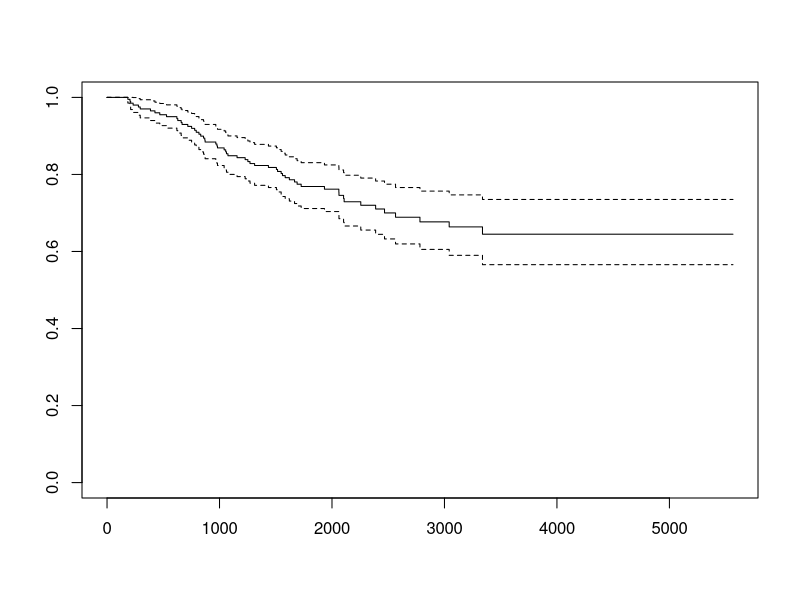
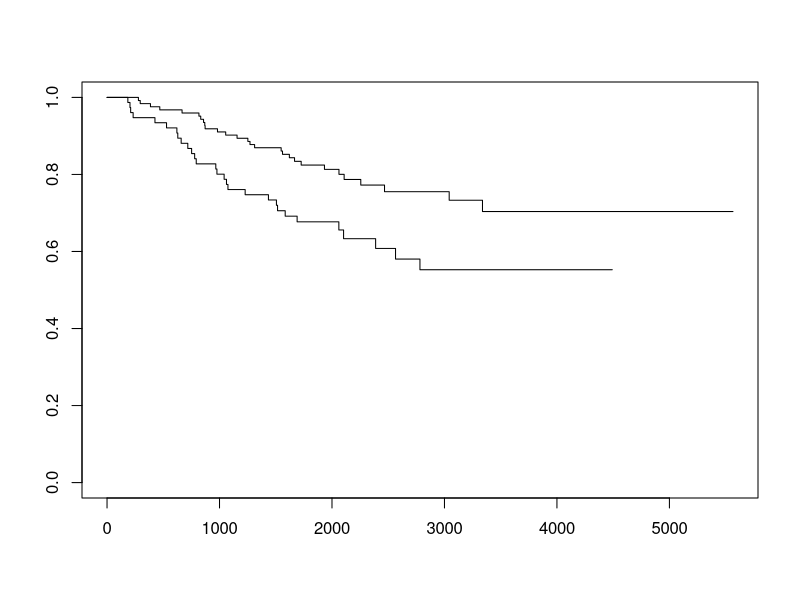
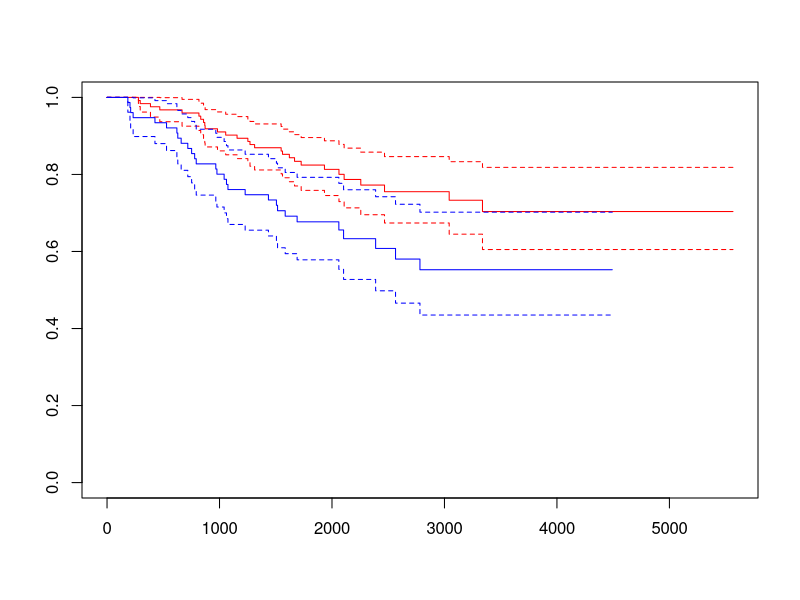

Write R code to recreate these figures, in order.
## ---- chunk 1
library(MASS)
attach(Melanoma)
names(Melanoma)
## ---- chunk 2
library(survival)
surv.melanom <- Surv(time,status==1)
surv.melanom
## ---- chunk 3
melanoma.km <- survfit(surv.melanom~1)
summary(melanoma.km)
plot(melanoma.km)
## ---- chunk 4
melanoma.sex <- survfit(surv.melanom~sex)
plot(melanoma.sex)
## ---- chunk 5
plot(melanoma.sex,conf.int=T, col=c("red","blue"))
## ---- chunk 6
survdiff(surv.melanom~sex)
